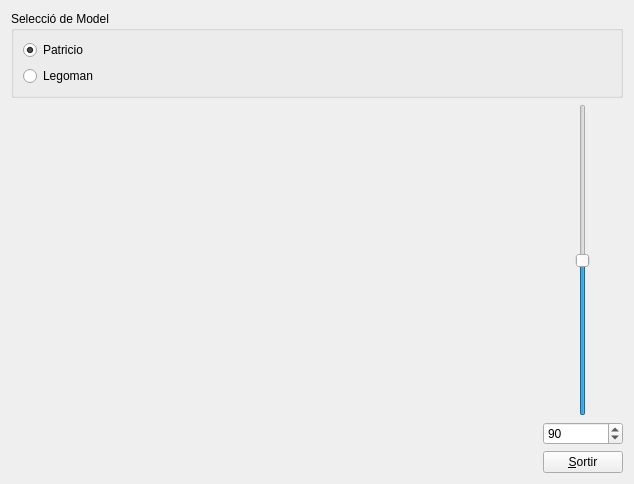
<?xml version="1.0" encoding="UTF-8"?>
<ui version="4.0">
 <class>MyForm</class>
 <widget class="QWidget" name="MyForm">
  <property name="geometry">
   <rect>
    <x>0</x>
    <y>0</y>
    <width>634</width>
    <height>484</height>
   </rect>
  </property>
  <property name="windowTitle">
   <string>Form</string>
  </property>
  <layout class="QGridLayout" name="gridLayout">
   <item row="0" column="0">
    <layout class="QVBoxLayout" name="verticalLayout_4">
     <item>
      <widget class="QGroupBox" name="groupBox">
       <property name="title">
        <string>Selecció de Model</string>
       </property>
       <layout class="QVBoxLayout" name="verticalLayout_3">
        <item>
         <layout class="QVBoxLayout" name="verticalLayout_2">
          <item>
           <widget class="QRadioButton" name="radioButton">
            <property name="text">
             <string>Patricio</string>
            </property>
            <property name="checked">
             <bool>true</bool>
            </property>
           </widget>
          </item>
          <item>
           <widget class="QRadioButton" name="radioButton_2">
            <property name="text">
             <string>Legoman</string>
            </property>
           </widget>
          </item>
         </layout>
        </item>
       </layout>
      </widget>
     </item>
     <item>
      <layout class="QHBoxLayout" name="horizontalLayout_2">
       <item>
        <widget class="MyGLWidget" name="widget" native="true">
         <property name="sizePolicy">
          <sizepolicy hsizetype="Expanding" vsizetype="Expanding">
           <horstretch>0</horstretch>
           <verstretch>0</verstretch>
          </sizepolicy>
         </property>
        </widget>
       </item>
       <item>
        <layout class="QVBoxLayout" name="verticalLayout">
         <item>
          <layout class="QHBoxLayout" name="horizontalLayout">
           <item>
            <widget class="QSlider" name="verticalSlider">
             <property name="minimum">
              <number>1</number>
             </property>
             <property name="maximum">
              <number>180</number>
             </property>
             <property name="value">
              <number>90</number>
             </property>
             <property name="orientation">
              <enum>Qt::Vertical</enum>
             </property>
            </widget>
           </item>
          </layout>
         </item>
         <item>
          <widget class="QSpinBox" name="spinBox">
           <property name="minimum">
            <number>1</number>
           </property>
           <property name="maximum">
            <number>180</number>
           </property>
           <property name="value">
            <number>90</number>
           </property>
          </widget>
         </item>
         <item>
          <widget class="QPushButton" name="pushButton">
           <property name="sizePolicy">
            <sizepolicy hsizetype="Fixed" vsizetype="Fixed">
             <horstretch>0</horstretch>
             <verstretch>0</verstretch>
            </sizepolicy>
           </property>
           <property name="text">
            <string>&amp;Sortir</string>
           </property>
          </widget>
         </item>
        </layout>
       </item>
      </layout>
     </item>
    </layout>
   </item>
  </layout>
 </widget>
 <customwidgets>
  <customwidget>
   <class>MyGLWidget</class>
   <extends>QWidget</extends>
   <header>MyGLWidget.h</header>
   <container>1</container>
   <slots>
    <slot>changeFov(int)</slot>
    <slot>changeModel(bool)</slot>
   </slots>
  </customwidget>
 </customwidgets>
 <resources/>
 <connections>
  <connection>
   <sender>pushButton</sender>
   <signal>clicked()</signal>
   <receiver>MyForm</receiver>
   <slot>close()</slot>
   <hints>
    <hint type="sourcelabel">
     <x>619</x>
     <y>469</y>
    </hint>
    <hint type="destinationlabel">
     <x>633</x>
     <y>483</y>
    </hint>
   </hints>
  </connection>
  <connection>
   <sender>spinBox</sender>
   <signal>valueChanged(int)</signal>
   <receiver>verticalSlider</receiver>
   <slot>setValue(int)</slot>
   <hints>
    <hint type="sourcelabel">
     <x>589</x>
     <y>422</y>
    </hint>
    <hint type="destinationlabel">
     <x>584</x>
     <y>284</y>
    </hint>
   </hints>
  </connection>
  <connection>
   <sender>spinBox</sender>
   <signal>valueChanged(int)</signal>
   <receiver>widget</receiver>
   <slot>changeFov(int)</slot>
   <hints>
    <hint type="sourcelabel">
     <x>553</x>
     <y>418</y>
    </hint>
    <hint type="destinationlabel">
     <x>436</x>
     <y>417</y>
    </hint>
   </hints>
  </connection>
  <connection>
   <sender>verticalSlider</sender>
   <signal>valueChanged(int)</signal>
   <receiver>widget</receiver>
   <slot>changeFov(int)</slot>
   <hints>
    <hint type="sourcelabel">
     <x>581</x>
     <y>290</y>
    </hint>
    <hint type="destinationlabel">
     <x>506</x>
     <y>288</y>
    </hint>
   </hints>
  </connection>
  <connection>
   <sender>verticalSlider</sender>
   <signal>valueChanged(int)</signal>
   <receiver>spinBox</receiver>
   <slot>setValue(int)</slot>
   <hints>
    <hint type="sourcelabel">
     <x>588</x>
     <y>254</y>
    </hint>
    <hint type="destinationlabel">
     <x>608</x>
     <y>416</y>
    </hint>
   </hints>
  </connection>
  <connection>
   <sender>radioButton</sender>
   <signal>toggled(bool)</signal>
   <receiver>widget</receiver>
   <slot>changeModel(bool)</slot>
   <hints>
    <hint type="sourcelabel">
     <x>80</x>
     <y>48</y>
    </hint>
    <hint type="destinationlabel">
     <x>85</x>
     <y>155</y>
    </hint>
   </hints>
  </connection>
 </connections>
</ui>
